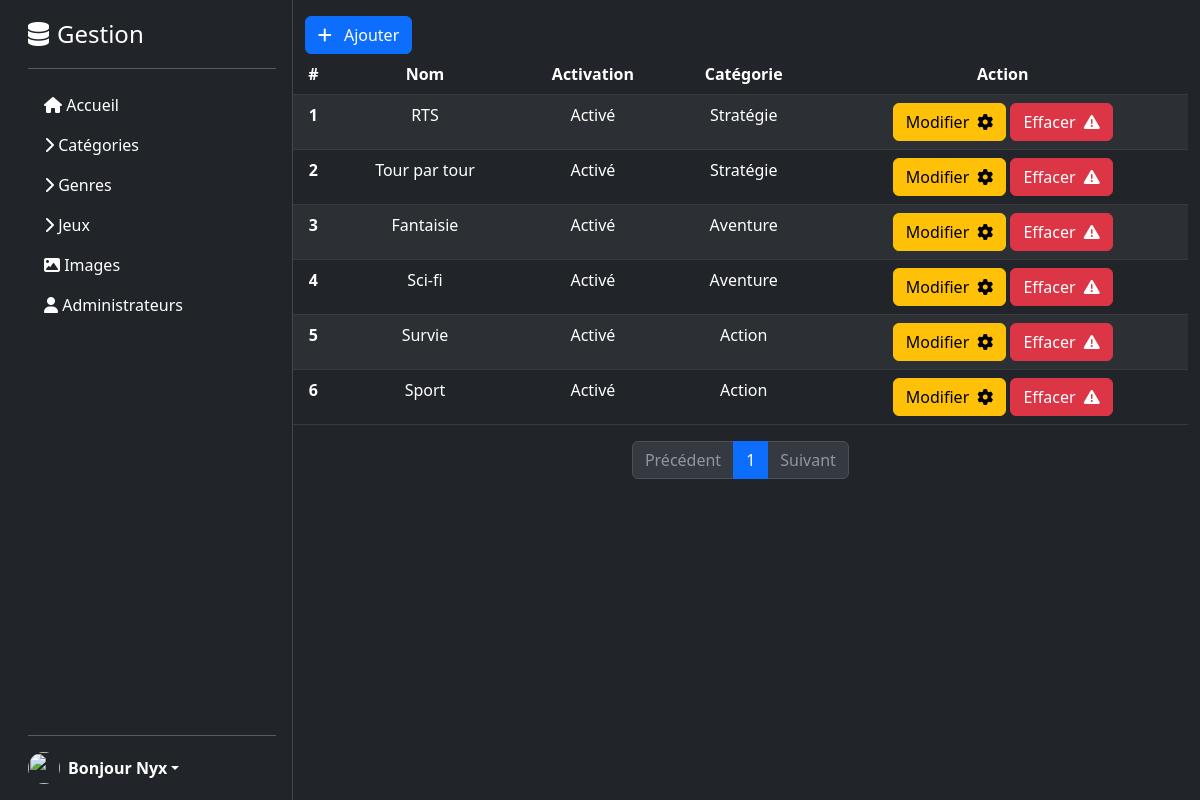
Screenshot of /Back/public/index.php?action=genre&p=1 (signed in) with the database file from the repository.
### tables this page shows
CREATE TABLE IF NOT EXISTS `genre` (
  `id` int(11) NOT NULL AUTO_INCREMENT,
  `name` varchar(250) NOT NULL,
  `enabled` tinyint(1) NOT NULL,
  `id_category` int(11) NOT NULL,
  PRIMARY KEY (`id`),
  KEY `id_category` (`id_category`)
);

CREATE TABLE IF NOT EXISTS `category` (
  `id` int(11) NOT NULL AUTO_INCREMENT,
  `name` varchar(50) NOT NULL,
  `enabled` tinyint(1) NOT NULL,
  PRIMARY KEY (`id`)
);

### Back/controllers/genre.php (called while the page is built, shortened)
<?php
require_once('../models/genre.php');
function getGenreList() {
    $getGenres= getGenres();
    $genres= $getGenres[0];
    $previous= $getGenres[1];
    $next= $getGenres[2];
    $page= $getGenres[3];
    $end= $getGenres[4];
    $num_pages= $getGenres[5];
    $start= $getGenres[6];
    require('../templates/genre.php');
}

### Back/models/genre.php (called while the page is built, shortened)
<?php
function getGenres() {
    $db = dbConnect();
    $per_page = 10;
    $page = 1;
    if (isset($_GET['p']) && !empty($_GET['p'])) {
        $page = intval($_GET['p']);
    }
    else {
        $page = 1;
    }
    $offset = ($page - 1) * $per_page;
    $total_query = "SELECT COUNT(*) as total FROM genre";
    $total_result = $db->query($total_query);
    $total_row = $total_result->fetch();
    $total = $total_row['total'];
    $num_pages = ceil($total / $per_page);
    $start = max(1, $page - 2);
    $end = min($num_pages, $page + 2);
    $next = $page + 1;
    $previous = $page - 1;
    $statement = $db->query("SELECT g.id as gId, g.name as gName, g.enabled as gEnabled, c.name as cName  FROM genre g INNER JOIN category c ON c.id = g.id_category ORDER BY g.id LIMIT $offset, $per_page");
    $genres = [];
    while (($row = $statement->fetch())) {
        $genre = [
            'g.id' => $row['gId'],
            'g.name' => $row['gName'],
            'g.enabled' => $row['gEnabled'],
            'c.name' => $row['cName'],
            ];
        $genres[] = $genre;
    }
    return [$genres, $next, $previous, $page, $end, $num_pages, $start];
}

### Back/templates/genre.php (the view, shortened to what this page needs)
<div class="container-fluid text-center">
    <div class="row">
        <div class="d-flex mt-3">
            <a class="btn btn-primary" href="index.php?action=addGenre" role="button">
            <i class="fa-solid fa-plus"></i>
            <span class="ms-2">Ajouter</span></a>
        </div>
        <table class="table table-dark table-striped">
            <thead>
                <tr>
                    <th scope="col">#</th>
                    <th scope="col">Nom</th>
                    <th scope="col">Activation</th>
                    <th scope="col">Catégorie</th>
                    <th scope="col">Action</th>
                </tr>
            </thead>
            <tbody>
            <?php foreach($genres as $genre) { ?>
                <tr>
                    <th scope="row"><?=$genre['g.id']?></th>
                    <td><?=$genre['g.name']?></td>
                    <td><?php if ($genre['g.enabled'] == "1") {
                                    echo "Activé";
                                } else {
                                    echo "Désactivé";}?></td>
                    <td><?=$genre['c.name']?></td>
                    <td><a class="btn btn-warning" href="index.php?action=updGenre&id=<?=$genre['g.id']?>" role="button">
                    <span>Modifier</span><i class="fa-solid fa-gear ms-2"></i></a>
                    <a class="btn btn-danger" href="index.php?action=delGenre&id=<?=$genre['g.id']?>" onclick="return(confirm('Voulez-vous supprimer cette entrée ?'));" role="button">
                    <span>Effacer</span><i class="fa-solid fa-triangle-exclamation ms-2"></i></a></td>
                </tr>
            <?php } ?>
            </tbody>
        </table>
        <?php if(isset($_GET['p'])) { ?>
            <div aria-label="Page navigation example">
            <ul class="pagination justify-content-center">
                <li class="page-item <?php if ($page == 1) { echo 'disabled'; } ?>">
                    <a class="page-link" href="index.php?action=genre&p=<?=$previous?>" tabindex="-1" aria-disabled="true">Précédent</a>
                    </li>
                <?php for ($i = $start; $i <= $end; $i++) { ?>
                    <li class="page-item <?= ($page == $i) ? 'active" aria-current="page"' : '"'?>><a class="page-link" href="index.php?=genre&p=<?=$i; ?>"><?=$i;?></a></li>
                <?php } ?>
                <li class="page-item <?php if ($page == $num_pages) { echo 'disabled'; } ?>">
                    <a class="page-link" href="index.php?action=genre&p=<?=$next?>">Suivant</a>
                </li>
            </ul>
            </div>
        <?php } ?>
    </div>
</div>
<?php require('layout.php') ?>

### Back/assets/CSS/style.css (style rules this page uses)
body { margin: 0; padding: 0; }

### rows the page displays
genre: g "1", name "RTS", id_category.name "Stratégie"
genre: id "2", name "Tour par tour", enabled "Activé", id_category.name "Stratégie"
genre: id "3", name "Fantaisie", enabled "Activé", id_category.name "Aventure"
genre: id "4", name "Sci-fi", enabled "Activé", id_category.name "Aventure"
genre: id "5", name "Survie", enabled "Activé", id_category.name "Action"
genre: id "6", name "Sport", enabled "Activé", id_category.name "Action"

### other values shown
getUser() "Nyx"
